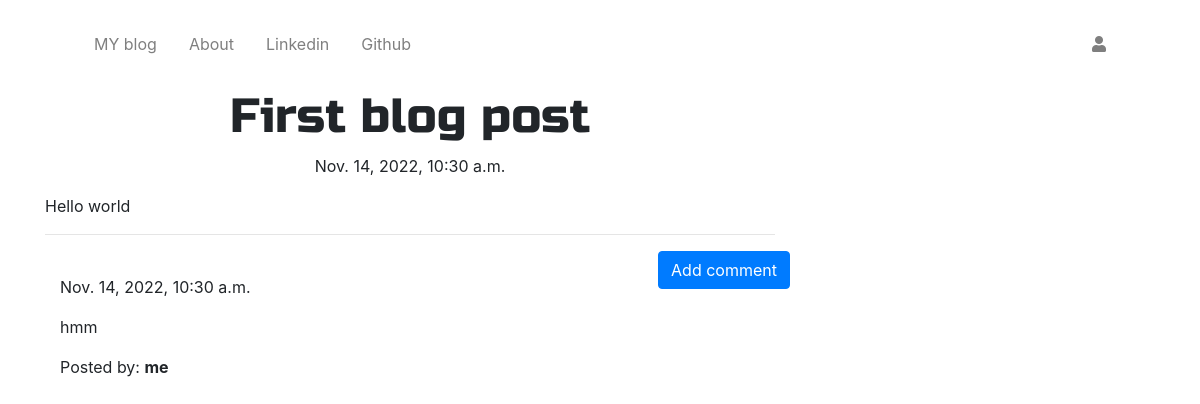
The app's page /post/4 with its own data.
### blog/models.py (models this page shows, shortened)
class Post(models.Model):
    author = models.ForeignKey('auth.User')
    title = models.CharField(max_length=200)
    text = models.TextField()
    create_date = models.DateTimeField(default=timezone.now)
    published_date = models.DateTimeField(blank=True, null=True)

class Comment(models.Model):
    post = models.ForeignKey('blog.Post', related_name='comments')
    author = models.CharField(max_length=200)
    text = models.TextField()
    create_date = models.DateTimeField(default=timezone.now)
    approved_comment = models.BooleanField(default=False)

### blog/views.py (the view)
# urls.py: url(r'^post/(?P<pk>\d+)$', views.PostDetailView.as_view(), name='post_detail'),
class PostDetailView(DetailView):
    model = Post

### blog/templates/blog/post_detail.html (shortened to what this page needs)
{% extends 'blog/base.html' %}
{% block content %}
        <h1 class='posttitle loader'>{{ post.title }}</h1>
        {% if post.published_date %}
            <div class="date postdate">
                {{ post.published_date }}
            </div>
        {% else %}
            <a class="btn btn-success" href="{% url 'post_publish' pk=post.pk %}">Publish</a>
        {% endif %}
      <p class='postcontent' >{{ post.text|safe|linebreaksbr }}</p>
  <hr>
  <a class="btn btn-primary btn-comment" href="{% url 'add_comment_to_post' pk=post.pk %}">Add comment</a>
  <div class="container">
  {% for comment in post.comments.all %}
  <br>
      {% if user.is_authenticated or comment.approved_comment %}
              {{ comment.create_date }}
          <p>{{ comment.text|safe|linebreaks }}</p>
          <p>Posted by: <strong>{{ comment.author }}</strong></p>
      {% endif %}
  {% empty %}
      <p>No comments posted.</p>
  {% endfor %}
</div>
{% endblock %}

### blog/static/css/blog.css (style rules this page uses)
.postdate { text-align: center; }
.posttitle { font-family: 'Russo One', sans-serif; font-size: 3em; text-align: center; }
.postcontent { font-family: 'Montserrat'; font-size: 1.5em; }
.btn-comment { position: absolute; right: 0px; }
.loader { filter:hue-rotate(0deg); color: linear-gradient(45deg,#0f8,#08f); animation:hue 5000ms infinite linear; }

### records on screen
Post: title "First blog post", published_date "Nov. 14, 2022, 10:30 a.m.", text "Hello world"
Comment: create_date "Nov. 14, 2022, 10:30 a.m.", text "hmm", author "me"
